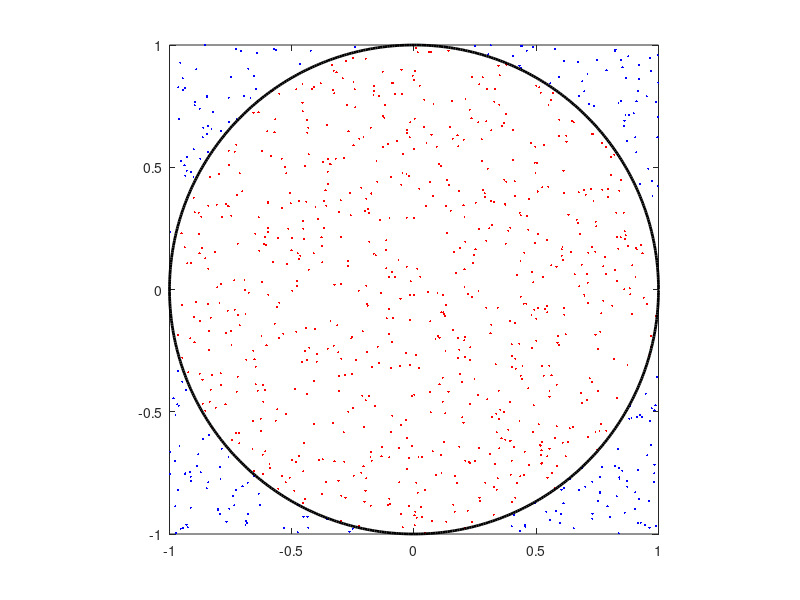

Write the MATLAB code that produced this figure.
%% 円周率を求める
clear; close all;
N = 1000;
idx = 1:N;
sigma = 2;
mu = -1;
x = sigma.*rand(N,1)+mu;
y = sigma.*rand(N,1)+mu;
inside = find((x.^2+y.^2)<=1);
outside = idx(~ismember(idx, inside))';

% 結果
disp(length(inside)/N*4);
t = 0:0.01:2*pi;
figure(1);
plot(x(inside), y(inside), '.', 'MarkerSize', 5, 'Color', 'red'); hold on;
plot(x(outside), y(outside), '.', 'MarkerSize', 5, 'Color', 'blue');
plot(cos(t), sin(t), '-','LineWidth', 2, 'Color', 'black'); hold off;
daspect([1 1 1]);

%% 関数の最小値、最大値を求める
clear; close all;
